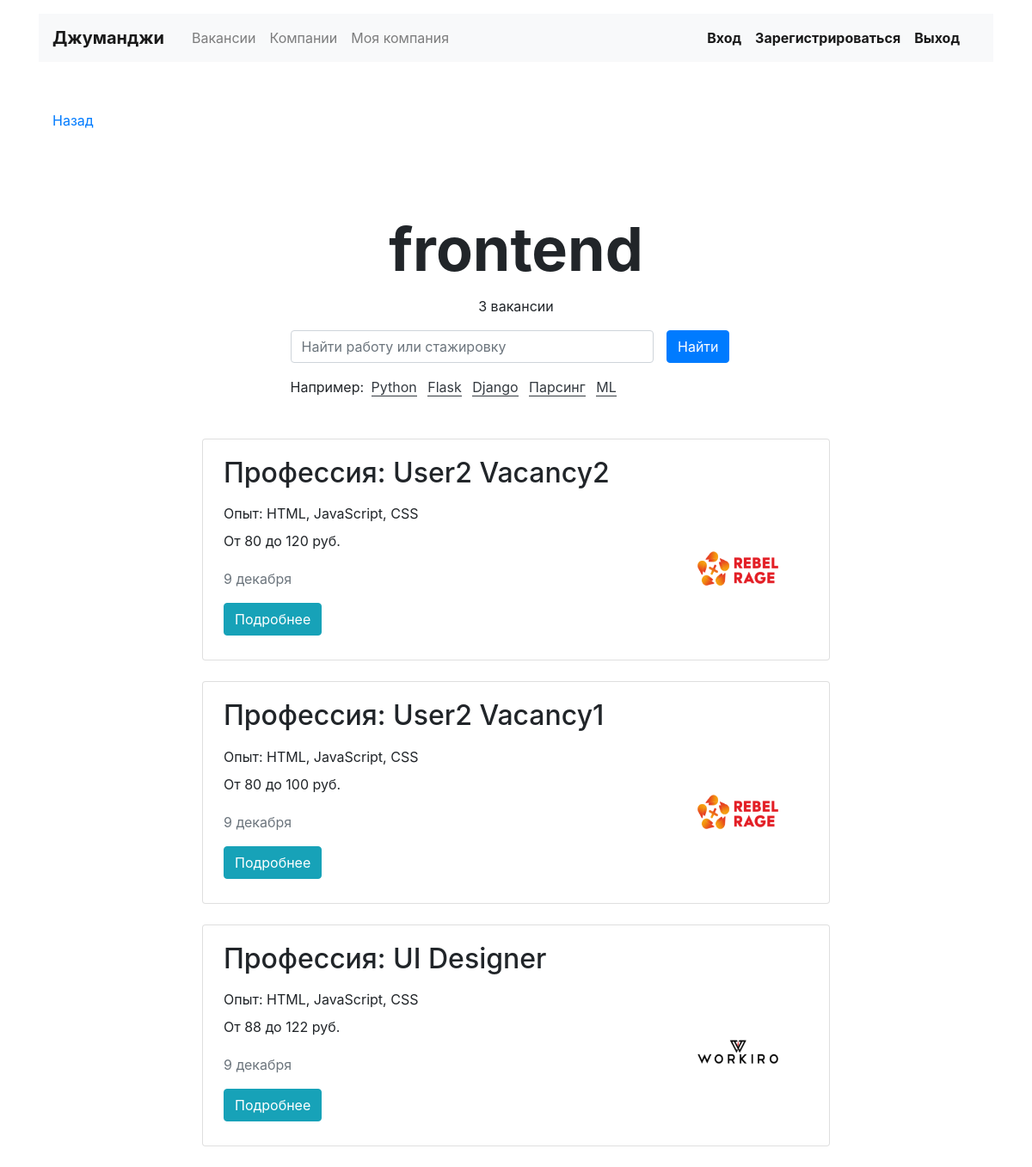
The app's page /vacancies/cat/frontend/ with its own data.
### vacancy/models.py (models this page shows, shortened)
class Speciality(models.Model):
    title = models.CharField(max_length=200)
    code = models.CharField(max_length=200)
    height_field = models.PositiveIntegerField(default=0)
    width_field = models.PositiveIntegerField(default=0)

class Vacancy(models.Model):
    title = models.CharField(max_length=200)
    speciality = models.ForeignKey(Speciality, on_delete=models.CASCADE, related_name="vacancies")
    skills = models.CharField(max_length=200)
    description = models.TextField()
    salary_min = models.IntegerField()
    salary_max = models.IntegerField()
    published_at = models.DateField(auto_now_add=True)
    company = models.ForeignKey(Company, on_delete=models.CASCADE, related_name='vacancies')

class Company(models.Model):
    name = models.CharField(max_length=200)
    location = models.CharField(max_length=200)
    logo = models.ImageField(upload_to=MEDIA_COMPANY_IMAGE_DIR, height_field='height_field', width_field='width_field')
    height_field = models.PositiveIntegerField(default=0)
    width_field = models.PositiveIntegerField(default=0)
    description = models.TextField()
    employee_count = models.IntegerField()
    owner = models.OneToOneField(get_user_model(), on_delete=models.CASCADE, null=True, related_name='company')

### vacancy/views.py (the view)
# urls.py: path('vacancies/cat/<str:code>/', SpecialityDetailView.as_view(), name='speciality'),
class SpecialityDetailView(DetailView):
    model = Speciality
    template_name = 'vacancy/speciality.html'
    slug_field = 'code'
    slug_url_kwarg = 'code'
    def get_context_data(self, **kwargs):
        context = super(SpecialityDetailView, self).get_context_data(**kwargs)
        context['vacancy_list'] = Vacancy.objects.filter(speciality_id=self.object.pk)
        return context

### vacancy/templatetags/ru_pluralize.py (called while the page is built)
@register.filter
def ru_pluralize(number: Union[int, str], arg: str = 'пень,пня,пней'):
    nominative_singular, genitive_singular, genitive_plural = arg.split(",")
    number = abs(int(number))
    if 10 <= number % 100 <= 20:
        return f'{number} {genitive_plural}'
    if number % 10 == 1:
        return f'{number} {nominative_singular}'
    if 2 <= number % 10 <= 4:
        return f'{number} {genitive_singular}'
    return f'{number} {genitive_plural}'

### vacancy/templates/vacancy/speciality.html
{% extends "vacancy/vacancies.html" %}
{% load ru_pluralize %}
{% block h1 %} {{ speciality.code }} {% endblock %}
{% block count %} {{ speciality.vacancies.count|ru_pluralize:"вакансия, вакансии, вакансий" }} {% endblock %}

### vacancy/templates/vacancy/vacancies.html (shortened to what this page needs)
{% extends "vacancy/base.html" %}
{% load static %}
{% load ru_pluralize %}
{% block main %}
  <main class="container mt-3">
    <div class="navbar mt-5">
      <p><a href="{{ request.META.HTTP_REFERER }}">Назад</a></p>
    </div>
    <section>
      <h1 class="h1 text-center mx-auto mt-4 pt-5" style="font-size: 70px;"><strong>{% block h1 %}Поиск вакансий{% endblock %}</strong></h1>
      <p class="text-center pt-1">
        {% block count %}{% endblock %}
      </p>
      <div class="col-12 col-md-8 col-lg-6 offset-lg-3 offset-md-2">
        <form class="form-inline mb-3" enctype="multipart/form-data" method="get" action="/vacancies/">
          <div class="form-group col-8 col-md-10 pl-0">
            <input class="form-control w-100" type="search" name="search" placeholder="Найти работу или стажировку" aria-label="Найти работу или стажировку">
          </div>
          <div class="form-group col-4 col-md-2 pl-0">
            <button class="btn btn-primary w-100" type="submit">Найти</button>
          </div>
        </form>
        <p>Например:
          <a href="#" class="text-dark border-bottom border-dark m-1 text-decoration-none">Python</a>
          <a href="#" class="text-dark border-bottom border-dark m-1 text-decoration-none">Flask</a>
          <a href="#" class="text-dark border-bottom border-dark m-1 text-decoration-none">Django</a>
          <a href="#" class="text-dark border-bottom border-dark m-1 text-decoration-none">Парсинг</a>
          <a href="#" class="text-dark border-bottom border-dark m-1 text-decoration-none">ML</a>
        </p>
      </div>
      <div class="row mt-5">
        <div class="col-12 col-lg-8 offset-lg-2 m-auto">
        {% for vacancy in vacancy_list %}
          <div class="card mb-4">
            <div class="card-body px-4">
              <div class="row">
                <div class="col-12 col-md-8 col-lg-9">
                  <h2 class="h2 pb-2">Профессия: {{ vacancy.title }}</h2>
                  <p class="mb-2">Опыт: {{ vacancy.skills }}</p>
                  <p>От {{ vacancy.salary_min }} до {{ vacancy.salary_max }} руб.</p>
                  <p class="text-muted pt-1">9 декабря</p>
                </div>
                <div class="col-12 col-md-4 col-lg-3 d-flex align-items-end">
                  <a href="#"><img src="/media/{{ vacancy.company.logo }}" width="130" height="80" alt=""></a>
                </div>
              </div>
              <a class="btn btn-info mb-2" href="{% url 'vacancy' vacancy.pk %}">Подробнее</a>
            </div>
          </div>
        {% endfor %}
        </div>
      </div>
    </section>
  </main>
{% endblock %}

### records on screen
Speciality: code "frontend", vacancies.count|ru_pluralize "3 вакансии"
Vacancy: title "User2 Vacancy2", skills "HTML, JavaScript, CSS", salary_min "80", salary_max "120", company.logo (picture)
Vacancy: title "User2 Vacancy1", skills "HTML, JavaScript, CSS", salary_min "80", salary_max "100", company.logo (picture)
Vacancy: title "UI Designer", skills "HTML, JavaScript, CSS", salary_min "88", salary_max "122", company.logo (picture)
